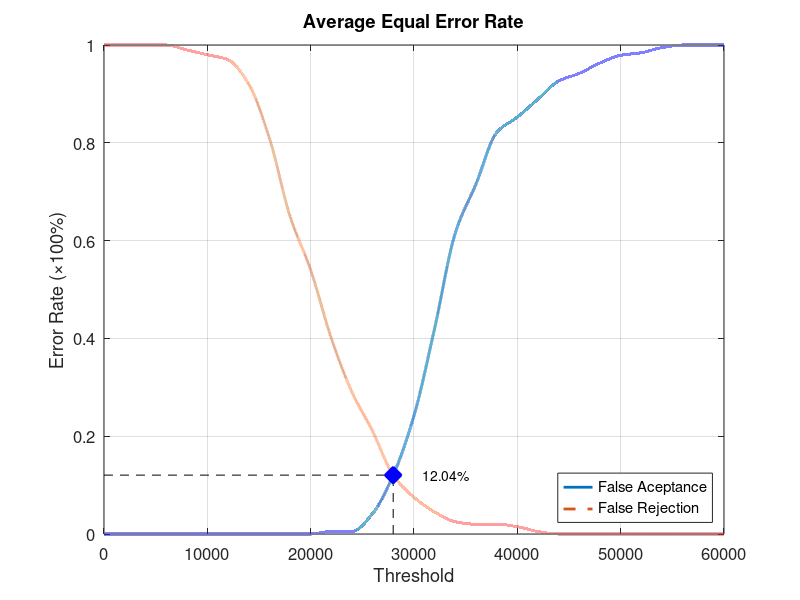
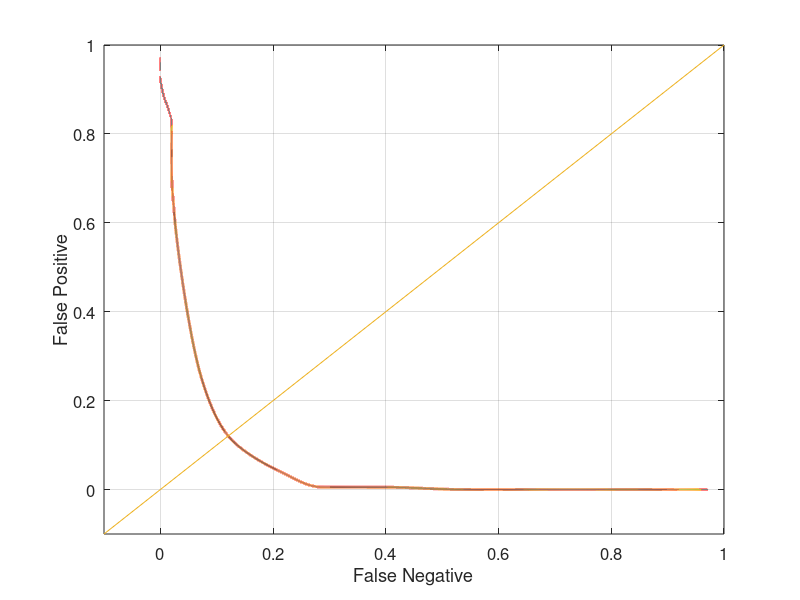

Here is the MATLAB script that generated these plots, in order:
function yEER = Database4_1
close all;
clear;
clc;
x = 0:2000:60000;
xq = 0:0.5:60000;

y0 = [0 0 0 0 0 0 0 0 0 0 0 0.00526316 0.00526316 0.0421053 0.121053 0.242105 0.421053 0.615789 0.715789 0.821053 0.852632 0.889474 0.926316 0.942105 0.963158 0.978947 0.984211 0.994737 1 1 1];
yy0 = interp1(x, y0, xq, 'pchip');
y1 = [1 1 1 1 0.99 0.98 0.97 0.92 0.81 0.65 0.54 0.4 0.29 0.21 0.12 0.075 0.045 0.025 0.02 0.02 0.015 0.005 0 0 0 0 0 0 0 0 0];
yy1 = interp1(x, y1, xq, 'pchip');

% Calculating EER: 
y2 = abs(y0 - y1);
find(y2 == min(y2))
yy2 = abs(yy0 - yy1);
xEER = find(yy2 == min(yy2));
xEERIndex = xq(xEER) % X-axis EER
yEER = yy0(xEER) % Y-axis EER

main = figure
plot(xq, yy0,'-','LineWidth', 2);	hold on
plot(xq, yy1,'--','LineWidth', 2);	hold on
plot([xEERIndex xEERIndex], [0 yEER], 'k--');	hold on
plot([0 xEERIndex], [yEER yEER], 'k--');	hold on
plot(xEERIndex, yEER, 'bx', 'LineWidth', 10);	hold on
text(xEERIndex + 10 * xEERIndex / 100, yEER, [num2str(round((10000 * yEER)) / 100) '%'])
legend('False Aceptance', 'False Rejection', 'Location', 'SouthEast')
xlabel('Threshold')
ylabel('Error Rate (\times100%)')
title('Average Equal Error Rate')
set(gca, 'FontSize', 12)
axis([0 60000 0 1])
grid on

print(main, 'Database4_1Main', '-dpng');
FNRxFPR = figure('Color', [1 1 1]);
plot(yy1, yy0, '-', yy1, yy0, 'LineWidth', 2);
hold on
y = -0.1:0.1:1
plot(y, y); 
set(gca, 'FontSize', 12)
xlabel('False Negative')
ylabel('False Positive')
axis([-0.1 1 -0.1 1])
set(gca, 'FontSize', 12)
grid on

print(FNRxFPR, 'Database4_1FNRxFPR','-dpng');
end
